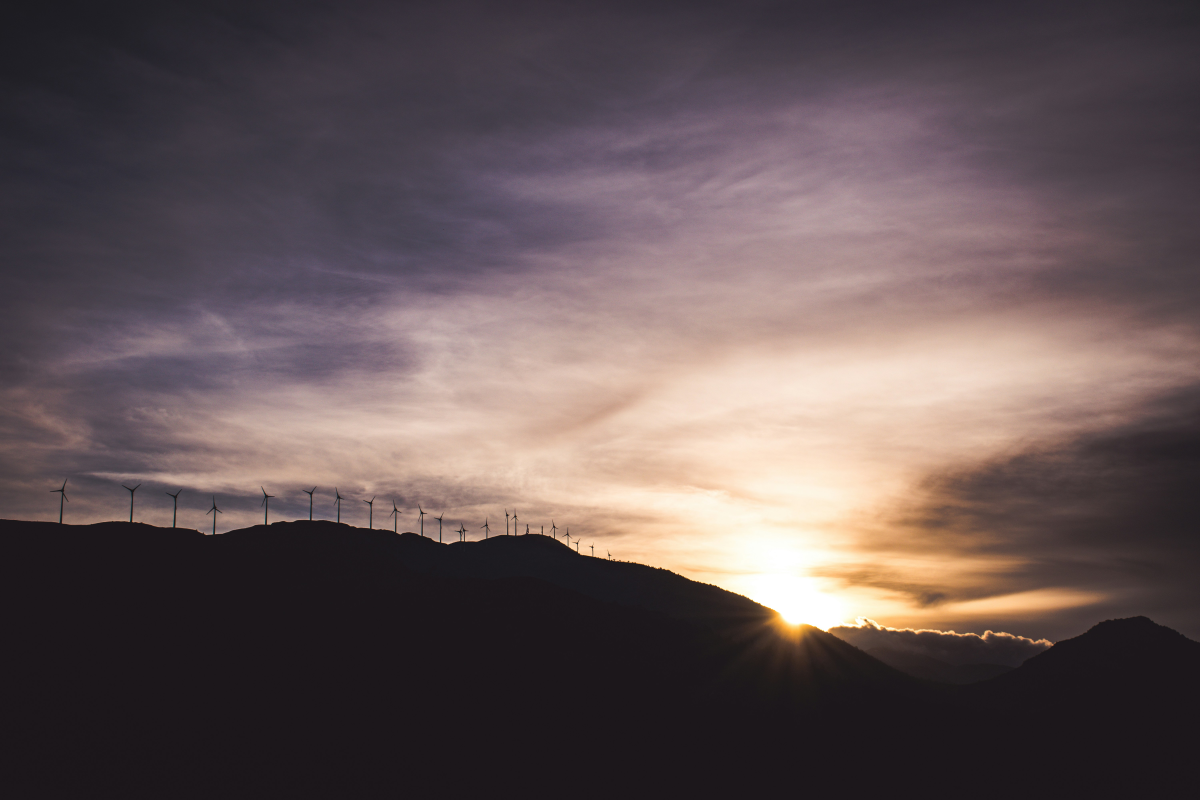
#> input picture images_csdldpt/-_ML8BAHN8M.jpg, 6000 x 4000 px (shown at 1/5 size); its folder holds only this picture in this run
$ python extract_feature.py
#> lines starting #> are read from the running program, lines starting #| are printed output that depends on the picture; after the words box and inside, x2 and y2 are one past the last pixel; in counts of white or black regions, pixels touching at a corner belong together
import json
from pathlib import Path
import cv2
import numpy as np
import glob
from multiprocessing import Pool, cpu_count
from PIL import Image

def get_files_in_folder(path_folder):
    file_paths = glob.glob(f"{path_folder}/*.jpg")
    return file_paths

def extract_sunset_features(image_path):
    # Read the image from the path
#> called with image_path = 'images_csdldpt/-_ML8BAHN8M.jpg'
    image = cv2.imread(image_path)
#> image is the input picture: shape (4000, 6000, 3); mean B, G, R 85.9, 84.8, 99.2
    image = cv2.resize(image, (800, 533))
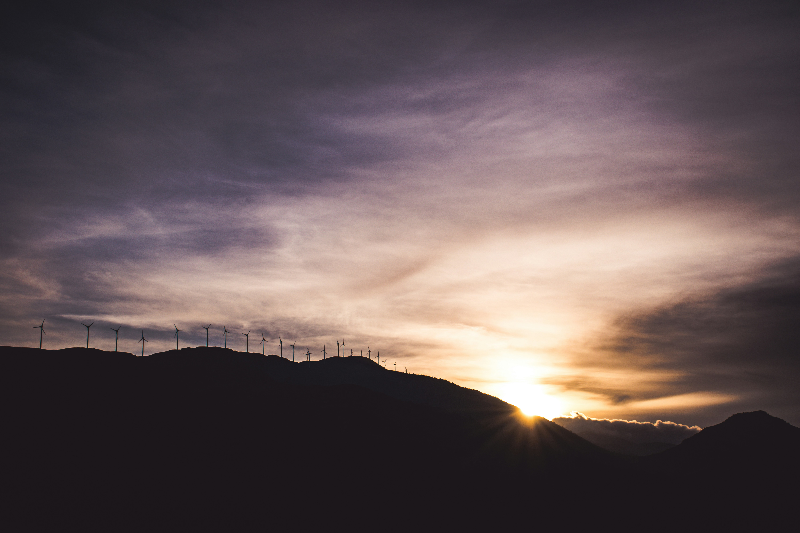
#> image: shape (533, 800, 3); mean B, G, R 85.8, 84.7, 99.1

    if image is None:
        raise ValueError("Unable to read the image from the provided path.")

    # Convert the image to RGB (OpenCV defaults to BGR)
    image_rgb = cv2.cvtColor(image, cv2.COLOR_BGR2RGB)
    pil_image = Image.fromarray(image_rgb)

    # Calculate the features
    features = {}
    features["image_name"] = Path(image_path).name

    # 1. Dominant color (average color)
    avg_color = np.mean(image_rgb, axis=(0, 1))
#> avg_color = [99.09, 84.69, 85.79]
    features["Dominant_Color"] = avg_color.tolist()

    # 2. Contrast
    gray_image = cv2.cvtColor(image, cv2.COLOR_BGR2GRAY)
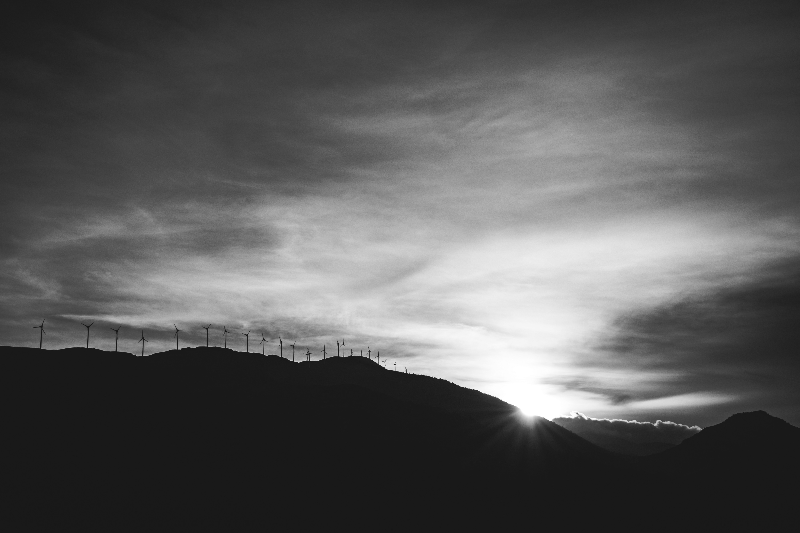
#> gray_image: shape (533, 800); min 22, max 255, mean 89.1
    contrast = gray_image.std()
#> contrast = 64.36
    features["Contrast"] = [float(contrast)]

    # 3. Sun position (assume the sun is the brightest spot)
    bright_spot = np.unravel_index(np.argmax(gray_image), gray_image.shape)
#> bright_spot = (366, 515)
    features["Sun_Position"] = [int(bright_spot[0]), int(bright_spot[1])]

    # 4. Light blur (using the standard deviation of brightness)
    brightness_std = gray_image.std()
#> brightness_std = 64.36
    features["Light_Blur"] = [float(brightness_std)]

    # 5. Light reflection (assume reflection is the bright areas near the horizon)
    height, width, _ = image.shape
#> height = 533; width = 800
    horizon_region = image_rgb[int(height * 0.7):, :]
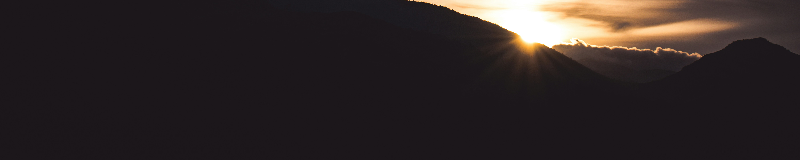
#> horizon_region: shape (160, 800, 3); mean R, G, B 46.8, 38.6, 38.4
    reflection_intensity = np.mean(horizon_region)
#> reflection_intensity = 41.27
    features["Light_Reflection"] = [float(reflection_intensity)]

    # 6. Horizon line (assume the horizon is at 2/3 of the image height)
    features["Horizon_Line"] = [int(height * 0.66)]

    # 7. Clouds (analyze areas with high contrast)
    edges = cv2.Canny(gray_image, 100, 200)
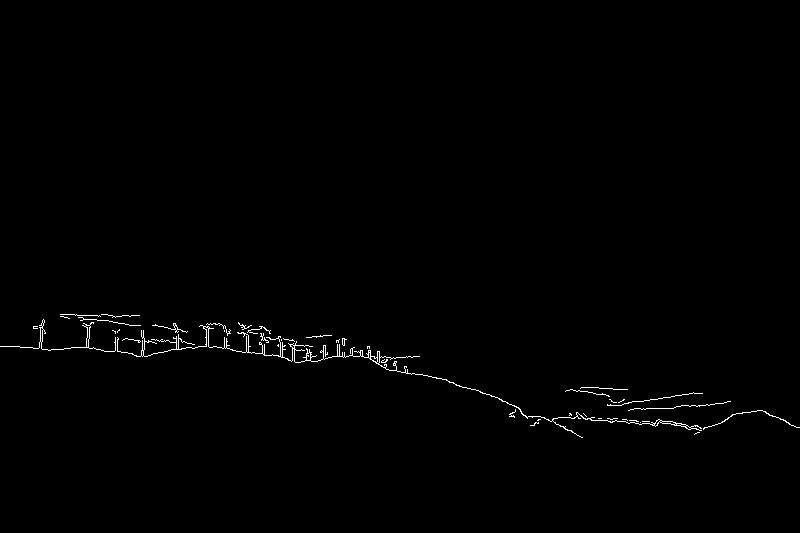
#> edges: shape (533, 800); 0.65% white in thin lines or dots, all inside (x1, y1, x2, y2) = (0, 314, 800, 438)
    cloud_density = np.sum(edges) / (height * width)
#> cloud_density = 1.65
    features["Cloud_Density"] = [float(cloud_density)]

    # 8. Image composition (rule of thirds)
    rule_of_thirds = {
        "top_left": image_rgb[:height//3, :width//3],
        "top_right": image_rgb[:height//3, 2*width//3:],
        "bottom_left": image_rgb[2*height//3:, :width//3],
        "bottom_right": image_rgb[2*height//3:, 2*width//3:]
    }
    features["Image_Composition"] = [float(np.mean(v)) for k, v in rule_of_thirds.items()]

    # 9. Overall brightness
    brightness = np.mean(gray_image)
#> brightness = 89.14
    features["Overall_Brightness"] = [float(brightness)]

    # 10. Auxiliary elements (edge detection to identify objects)
    edges = cv2.Canny(gray_image, 100, 200)
    object_density = np.sum(edges) / (height * width)
#> object_density = 1.65
    features["Auxiliary_Elements"] = [float(object_density)]

    return features

def multiprocess(paths):
    with Pool(processes=cpu_count() - 1) as pool:
        ls_features = pool.map(extract_sunset_features, paths)
#> ls_features = 1 item
        pool.close()
    return ls_features

def save_feature(data, path):
    with open(path, "w", encoding="utf-8") as file:
        json.dump(data, file, indent=4, ensure_ascii=False)
    print("Write successful")

if __name__ == "__main__":
    path_folder = "/home/vutuyen/Documents/W_SUZERAIN_W5/Project/Image_Retrieval_System/images_csdldpt"
    path_save = "/home/vutuyen/Documents/W_SUZERAIN_W5/Project/Image_Retrieval_System/data_storage/json/feature_extract_800_533.json"
    length = 295
    paths = get_files_in_folder(path_folder=path_folder)[:length]
    ls_features = multiprocess(paths=paths)
#> ls_features = 1 item
    save_feature(ls_features, path_save)

$ run again, on images_csdldpt/3YDTsHVL04Y.jpg
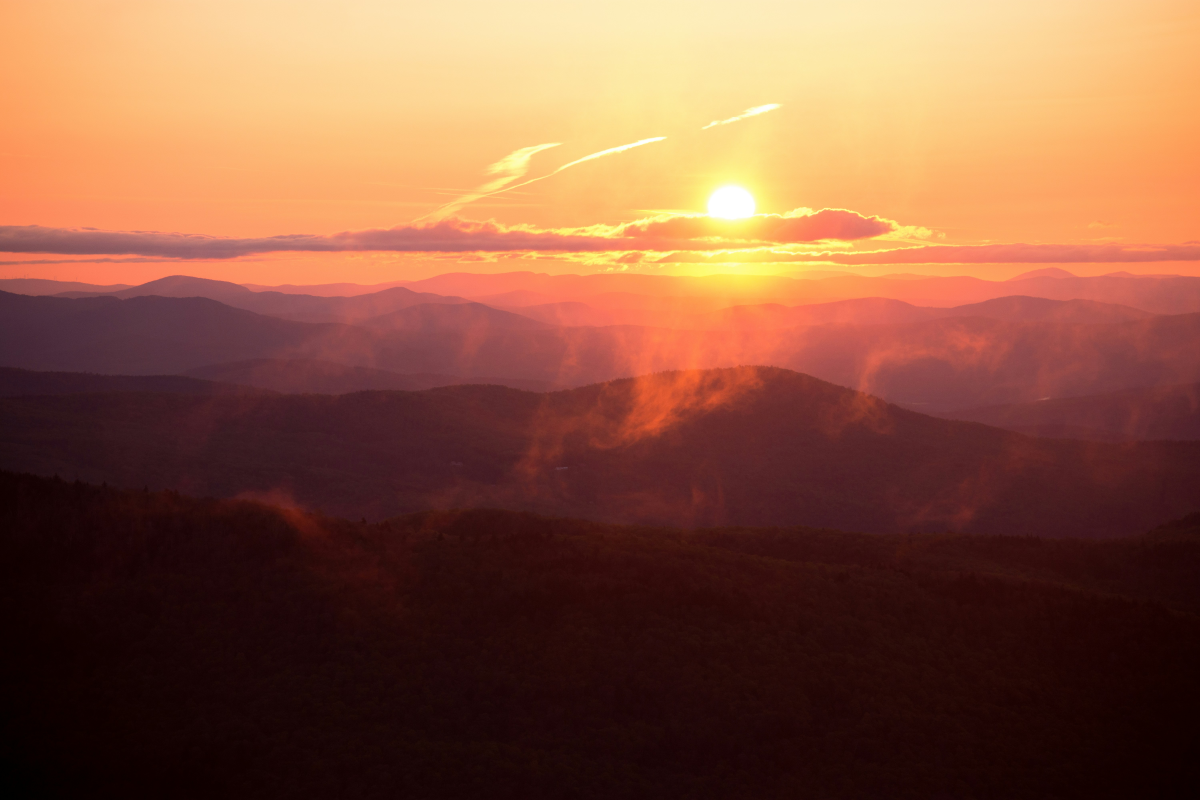
#> input picture images_csdldpt/3YDTsHVL04Y.jpg, 6000 x 4000 px (shown at 1/5 size)
#> in extract_sunset_features, image is the input picture: shape (4000, 6000, 3); mean B, G, R 63.8, 86.8, 135.3
#> image: shape (533, 800, 3)
#> avg_color = [135.2, 86.65, 63.7]
#> contrast = 83.93
#> bright_spot = (92, 437)
#> brightness_std = 83.93
#> in extract_sunset_features, `horizon_region = image_rgb[int(height * 0.7):, :]`:
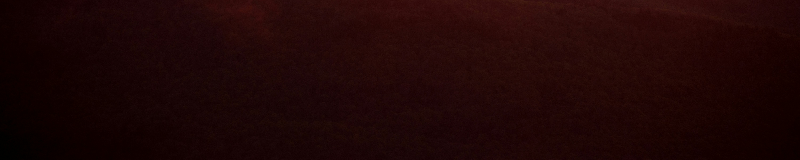
#> horizon_region: shape (160, 800, 3); mean R, G, B 30.9, 6.3, 5.8
#> reflection_intensity = 14.33
#> in extract_sunset_features, `edges = cv2.Canny(gray_image, 100, 200)`:
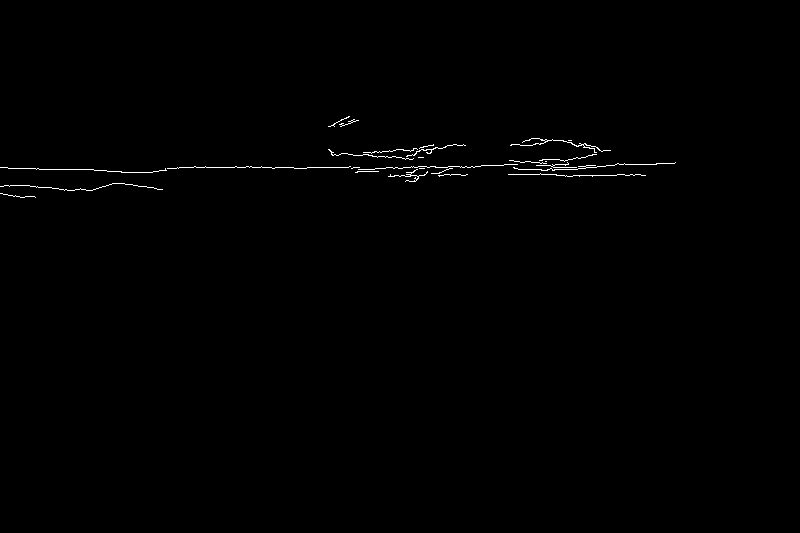
#> edges: shape (533, 800); 0.44% white in thin lines or dots, all inside (x1, y1, x2, y2) = (0, 116, 676, 198)
#> cloud_density = 1.12
#> brightness = 98.56
#> object_density = 1.12
#> in multiprocess, `ls_features = pool.map(extract_sunset_features, paths)`: ls_features = 1 item

$ run again, on images_csdldpt/4FnY7MELPvg.jpg
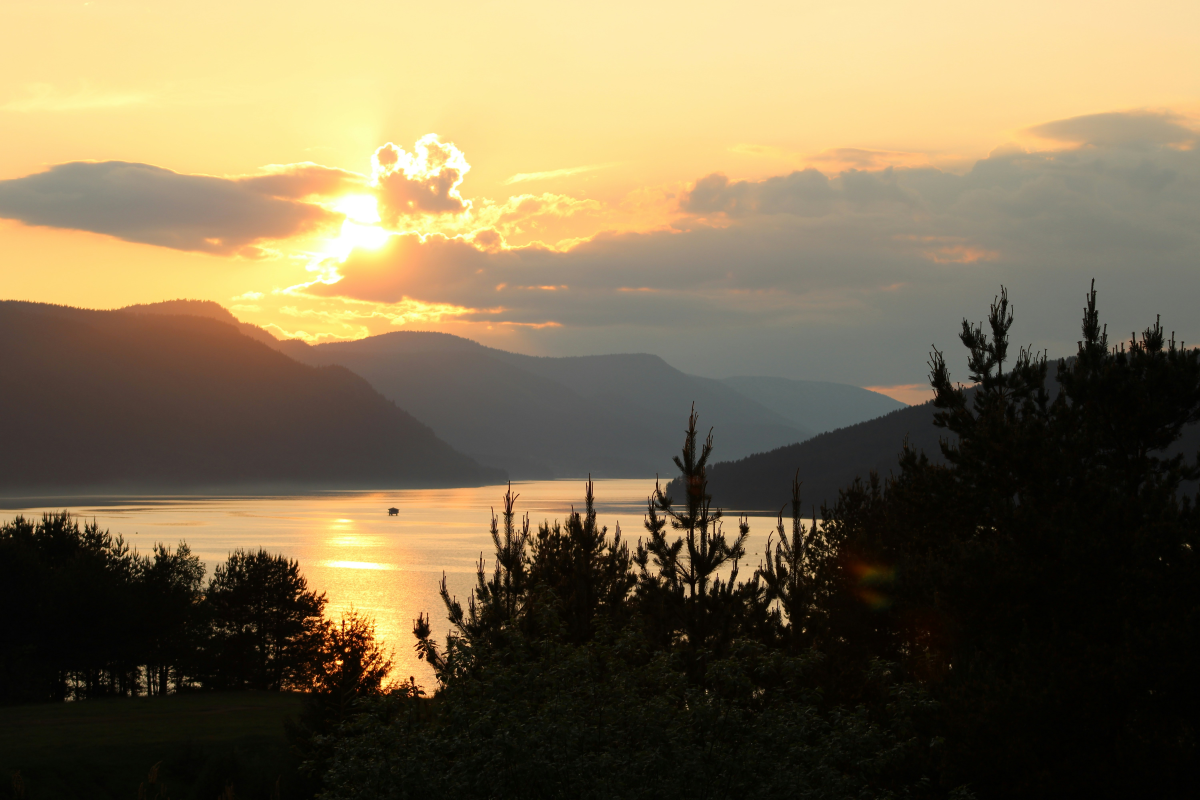
#> input picture images_csdldpt/4FnY7MELPvg.jpg, 6000 x 4000 px (shown at 1/5 size)
#> in extract_sunset_features, image is the input picture: shape (4000, 6000, 3); mean B, G, R 79.3, 108.6, 122.8
#> image: shape (533, 800, 3)
#> avg_color = [122.7, 108.5, 79.2]
#> contrast = 89.54
#> bright_spot = (89, 286)
#> brightness_std = 89.54
#> in extract_sunset_features, `horizon_region = image_rgb[int(height * 0.7):, :]`:
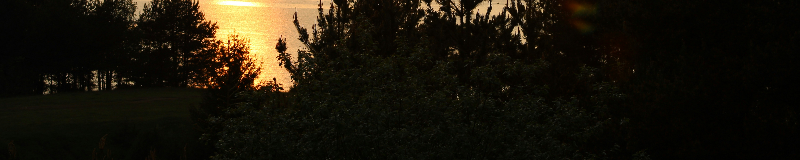
#> horizon_region: shape (160, 800, 3); mean R, G, B 26.9, 22.1, 11.2
#> reflection_intensity = 20.06
#> in extract_sunset_features, `edges = cv2.Canny(gray_image, 100, 200)`:
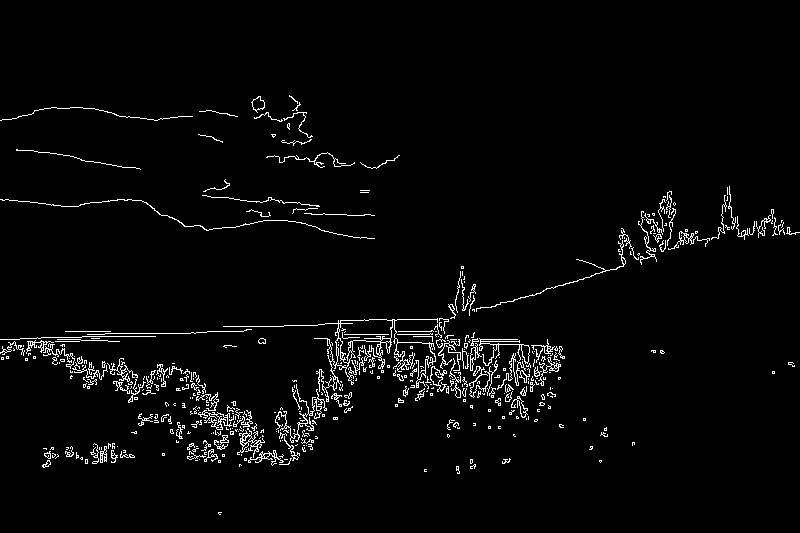
#> edges: shape (533, 800); 2.9% white in thin lines or dots, all inside (x1, y1, x2, y2) = (0, 95, 800, 515)
#> cloud_density = 7.46
#> brightness = 109.4
#> object_density = 7.46
#> in multiprocess, `ls_features = pool.map(extract_sunset_features, paths)`: ls_features = 1 item

$ run again, on images_csdldpt/07P5_OSm9jM.jpg
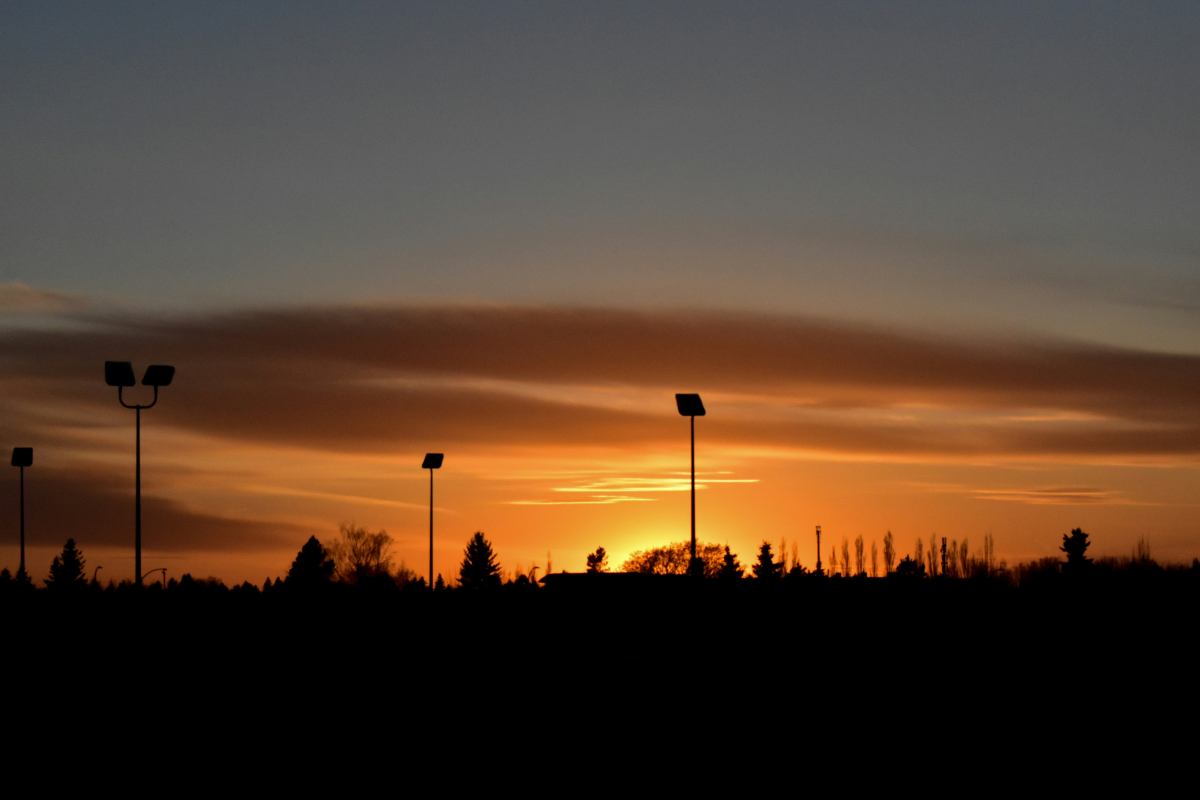
#> input picture images_csdldpt/07P5_OSm9jM.jpg, 6000 x 4000 px (shown at 1/5 size)
#> in extract_sunset_features, image is the input picture: shape (4000, 6000, 3); mean B, G, R 47.2, 62.8, 83.2
#> image: shape (533, 800, 3)
#> avg_color = [83.13, 62.74, 47.13]
#> contrast = 49.05
#> bright_spot = (325, 450)
#> brightness_std = 49.05
#> in extract_sunset_features, `horizon_region = image_rgb[int(height * 0.7):, :]`:
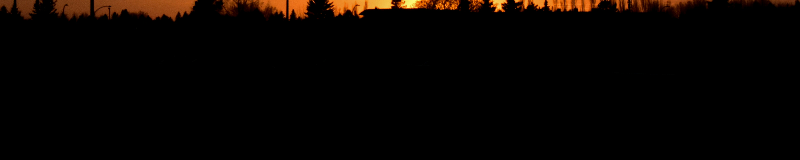
#> horizon_region: shape (160, 800, 3); mean R, G, B 8.1, 3.8, 1
#> reflection_intensity = 4.29
#> in extract_sunset_features, `edges = cv2.Canny(gray_image, 100, 200)`:
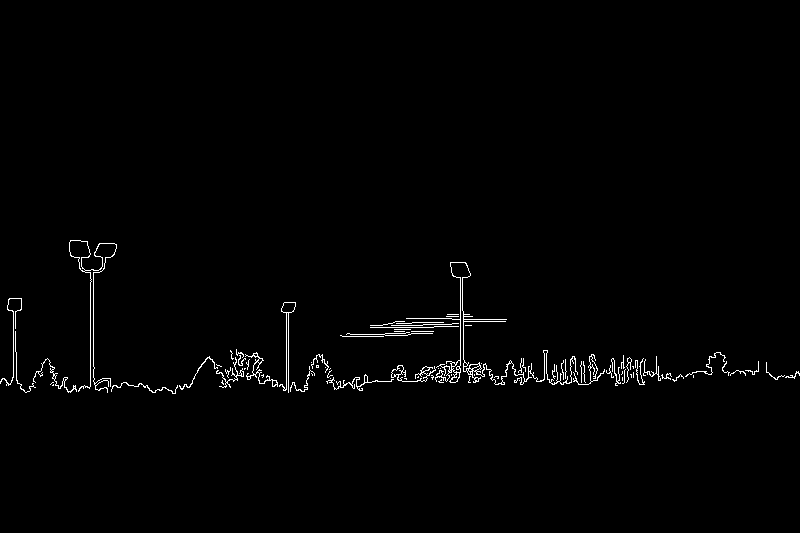
#> edges: shape (533, 800); 1.2% white in thin lines or dots, all inside (x1, y1, x2, y2) = (0, 240, 800, 394)
#> cloud_density = 2.93
#> brightness = 67.05
#> object_density = 2.93
#> in multiprocess, `ls_features = pool.map(extract_sunset_features, paths)`: ls_features = 1 item
